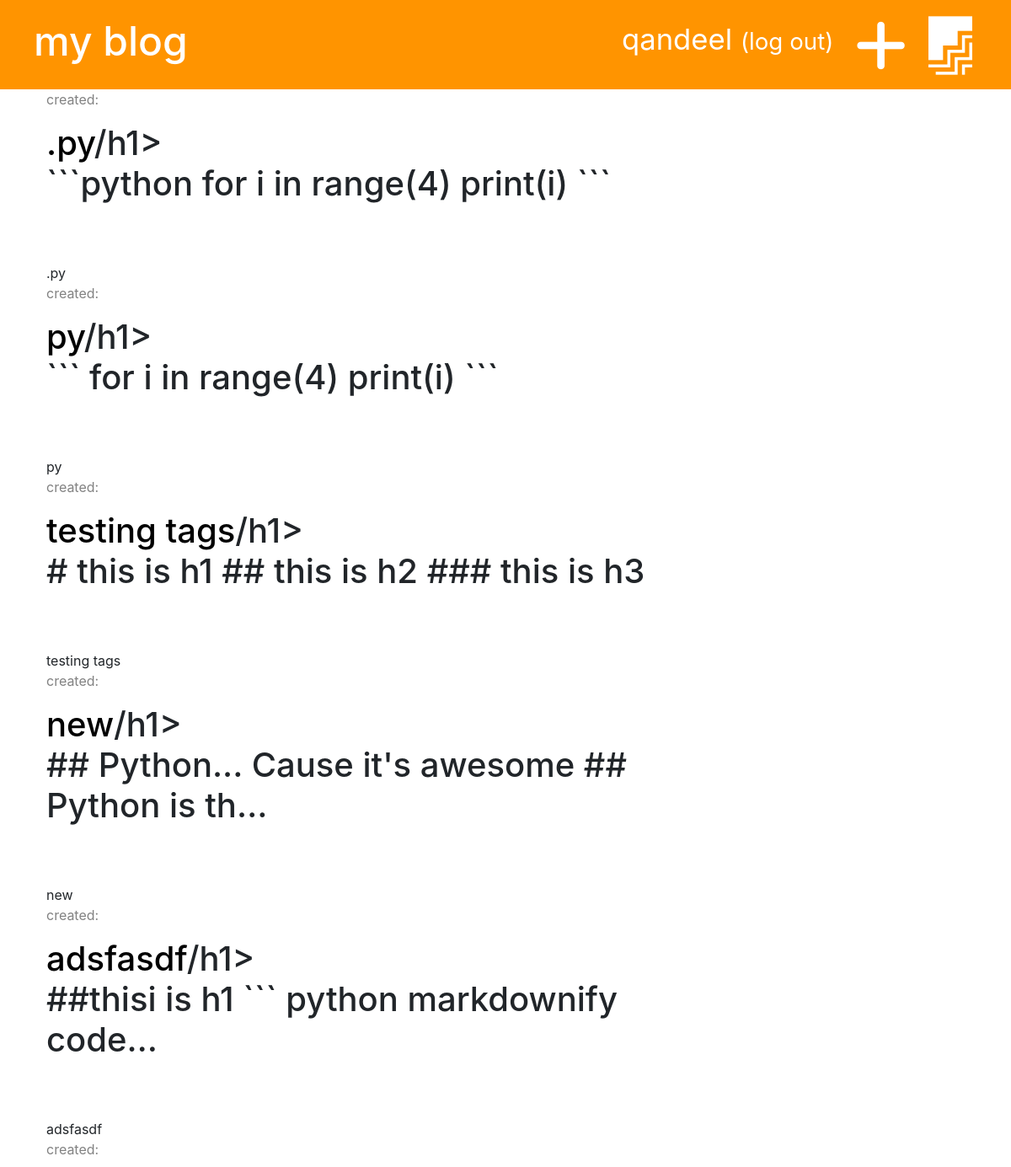
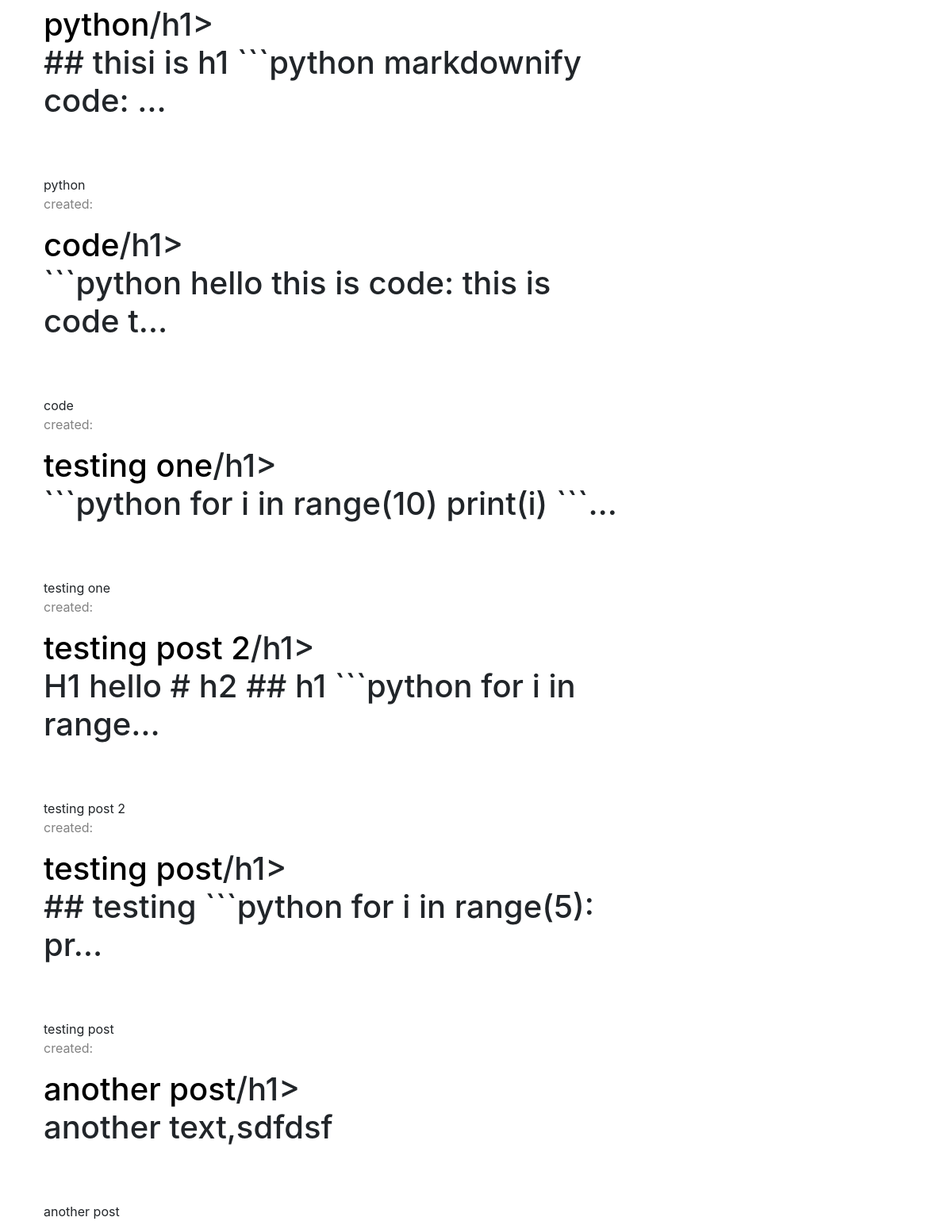
Screenshot of /drafts/ (signed in) with the database file from the repository (2 pictures, top to bottom).
### blog/models.py (models this page shows, shortened)
class Post(models.Model):
    author = models.ForeignKey('auth.User', on_delete=models.CASCADE)
    title = models.CharField(max_length=250)
    text = models.TextField()
    created_date = models.DateTimeField(default=timezone.now)
    published_date = models.DateTimeField(blank=True, null=True)
    def __str__(self):
        return self.title

### blog/views.py (the view)
# urls.py: path('drafts/', views.post_draft_list, name='post_draft_list'),
@login_required
def post_draft_list(request):
    posts = Post.objects.filter(published_date__isnull=True).order_by("-created_date")
    stuff_for_frontend = {'posts': posts}
    return render(request, 'blog/post_draft_list.html', stuff_for_frontend)

### blog/templates/blog/post_draft_list.html (shortened to what this page needs)
{% extends "base.html" %}
{% block content %}
  {% for post in posts %}
    <div class="post">
      <p class="date">created: {{ post.date_created|date:'d-m-Y' }}</p>
      <h1><a href="{% url 'blog:post_detail' post.id %}">{{ post.title }}</a>/h1>
      <p>{{ post.text|truncatechars:50}}</p>
    </div>
    {{ post }}
  {% endfor %}
{% endblock %}

### templates/base.html (shortened to what this page needs)
{% load static %}
<!DOCTYPE html>
<html lang="en">
<head>
    <link rel="stylesheet" href="https://stackpath.bootstrapcdn.com/bootstrap/4.4.1/css/bootstrap.min.css"
 />
    <link rel="stylesheet" href="{% static 'base.css' %}">
    <link href="{% static 'fontawesome_free/css/all.min.css' %}" rel="stylesheet" type="text/css">
    <link rel="stylesheet" href="{% static 'zenburn.css' %}">
</head>
<body>
    <div class="page-header">
        {% if user.is_authenticated %}
        <a href="{% url 'blog:post_draft_list' %}" class="top-menu"><i class="fab fa-firstdraft fa-2x"></i></a>
        <a href="{% url 'blog:post_new' %}" class="top-menu"><i class="fas fa-plus fa-2x"></i></a>
        <p class="top-menu">{{ user.username }} <small><a style="color: white;" href="{% url 'logout' %}">(log out)</a></small></p>
        {% else %}
        <a href="{% url 'login' %}" class="top-menu"><i class="fas fa-sign-in-alt fa-2x"></i></a>
        {% endif %}
        <h1><a href="{% url 'blog:post_list' %}">my blog</a></h1>
    </div>
    <div class="content container">
        <div class="row">
            <div class="col-md-8">
                {% block content %}
                {% endblock %}
            </div>
        </div>
    </div>
</body>
</html>

### blog/static/base.css (style rules this page uses)
.page-header { background-color: #ff9400; margin-top: 0; padding: 20px 20px 20px 40px; }
.page-header h1, .page-header h1 a { color: #ffffff; font-size: 36pt; text-decoration: none; }
.content { margin-left: 40px; }
.date { color: #828282; }
.post { margin-bottom: 70px; }
.post h1 a { color: #000000; }
.top-menu { color: #ffffff; float: right; font-size: 26pt; margin-right: 26px; }

### rows the page displays
Post: title ".py", text "```python for i in range(4) print(i) ```"
Post: title "py", text "``` for i in range(4) print(i) ```"
Post: title "testing tags", text "# this is h1 ## this is h2 ### this is h3"
Post: title "new", text "## Python... Cause it's awesome ## Python is th…"
Post: title "adsfasdf", text "##thisi is h1 ``` python markdownify code…"
Post: title "python", text "## thisi is h1 ```python markdownify code: …"
Post: title "code", text "```python hello this is code: this is code t…"
Post: title "testing one", text "```python for i in range(10) print(i) ```…"
Post: title "testing post 2", text "H1 hello # h2 ## h1 ```python for i in range…"
Post: title "testing post", text "## testing ```python for i in range(5): pr…"
Post: title "another post", text "another text,sdfdsf"

### other values shown
{{ user.username }} "qandeel"
